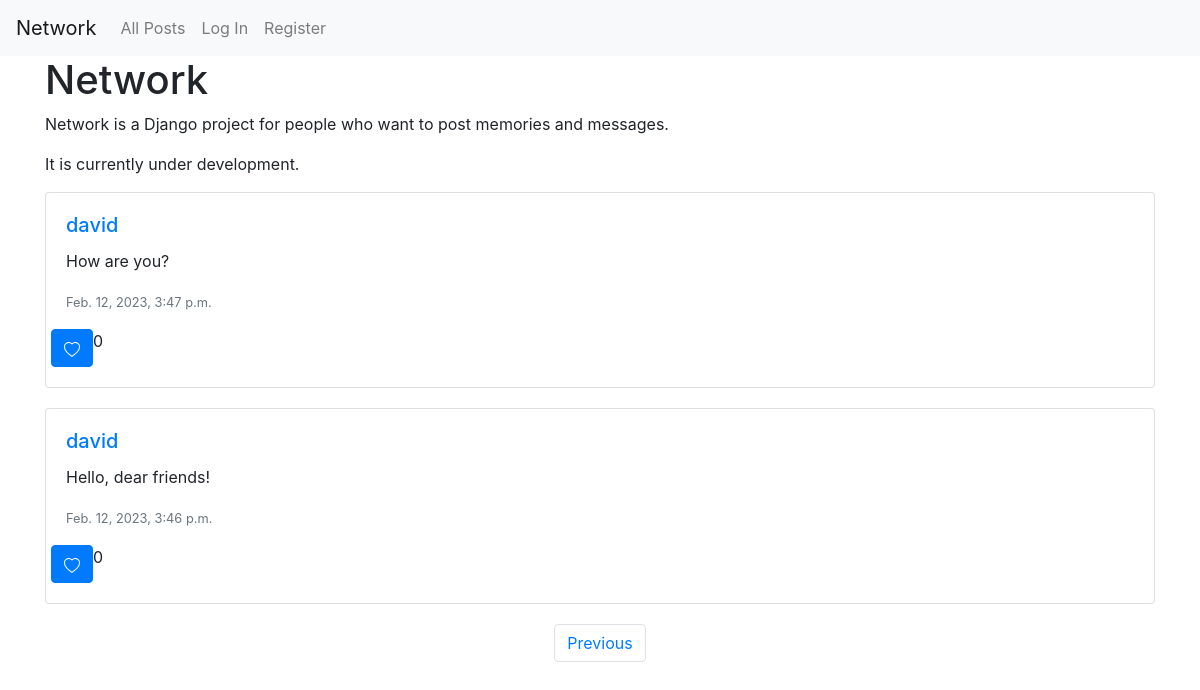
Screenshot of /?page=2 with the database file from the repository.
### network/models.py (models this page shows, shortened)
class Post(models.Model):
    id = models.IntegerField(primary_key=True)
    user = models.ForeignKey(User, on_delete=models.CASCADE, related_name="posts")
    content = models.CharField(max_length=200)
    timestamp = models.DateTimeField(auto_now_add=True)
    likesNumber = models.IntegerField(default=0)

class User(AbstractUser):
    pass

### network/views.py (the view)
# urls.py: path("", views.index, name="index"),
def index(request):
    posts = Post.objects.all().order_by("-timestamp")
    paginator = Paginator(posts, 10)
    page_number = request.GET.get('page')
    return render(request, "network/index.html", {
        "posts": paginator.get_page(page_number)
    })

### network/templates/network/index.html (shortened to what this page needs)
{% extends "network/layout.html" %}
{% load static %}
{% block body %}
    <div class="container">
        <div class="row">
            <div class="col-md-12">
                <h1>Network</h1>
                <p>Network is a Django project for people who want to post memories and messages.</p>
                <p>It is currently under development.</p>
            </div>
        </div>
    </div>
    <div id = "allPosts">
        {% for post in posts %}
            <div class="container">
                <div class="row">
                    <div class="col-md-12">
                        <div class="card">
                            <div class="card-body">
                                <h5 class="card-title
                                ">
                                <a href="{% url 'profile' post.user.id %}"> {{ post.user.username }} </a>
                                </h5>
                                <p class="card-text" id ="post-{{post.id}}">{{ post.content }}</p>
                                <p class="card-text"><small class="text-muted">{{ post.timestamp }}</small></p>
                                <div class = "row">
                                <button type = "submit" class="btn btn-primary" id = "likeButton{{post.id}}" onClick = "like('{{post.id}}')">
                                    <svg xmlns="http://www.w3.org/2000/svg" class = "likeButtonHeart" id = "btn{{post.id}}" width="16" height="16" fill="currentColor" class="bi bi-heart" viewBox="0 0 16 16">
                                        <path d="m8 2.748-.717-.737C5.6.281 2.514.878 1.4 3.053c-.523 1.023-.641 2.5.314 4.385.92 1.815 2.834 3.989 6.286 6.357 3.452-2.368 5.365-4.542 6.286-6.357.955-1.886.838-3.362.314-4.385C13.486.878 10.4.28 8.717 2.01L8 2.748zM8 15C-7.333 4.868 3.279-3.04 7.824 1.143c.06.055.119.112.176.171a3.12 3.12 0 0 1 .176-.17C12.72-3.042 23.333 4.867 8 15z"/>
                                    </svg>
                                </button>
                                    <div id = "likedNumber{{post.id}}">
                                        {{post.likesNumber}}
                                    </div>
                                 </div>
                            </div>
                        </div>
                    </div>
                </div>
            </div>
        {% endfor %}
    </div>
    <nav class="d-flex aria-label" >
        <ul class="list-inline mx-auto justify-content-center">
            {% if posts.has_previous %}
            <li class="page-item">
                <a class="page-link" id = "link" href="?page={{ posts.previous_page_number }}">Previous</a>
            </li>
            {% endif %}
        </ul>
    </nav>
{% endblock %}

### network/static/network/styles.css (style rules this page uses)
.card { margin-bottom: 20px; }

### rows the page displays
Post: user.username "david", content "How are you?", timestamp "Feb. 12, 2023, 3:47 p.m.", likesNumber "0"
Post: user.username "david", content "Hello, dear friends!", timestamp "Feb. 12, 2023, 3:46 p.m.", {{ post.id }} 1 (drawn), likesNumber "0"
